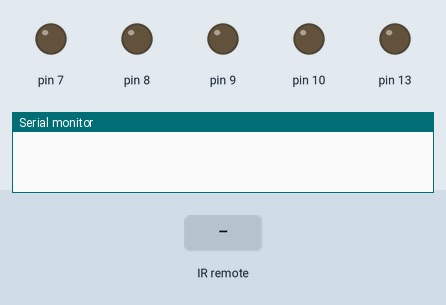
Recording of a sketch running on a simulated Arduino Uno, built with avr-gcc and run on an emulated ATmega328P. Parts: output pins drawn as LEDs (lit = HIGH), the last lines printed to the serial monitor. The test bench sets the inputs (shaded band).

Above: at 1.2 s.
1.3 s: infrared code 0xFF629D received
At 2.4 s:
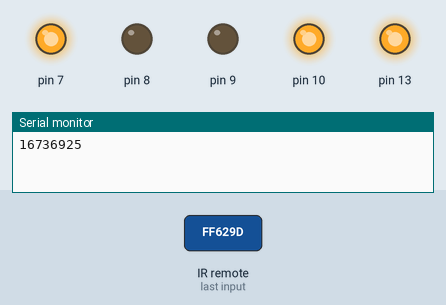
2.8 s: infrared code 0xFFA857 received
At 3.5 s:
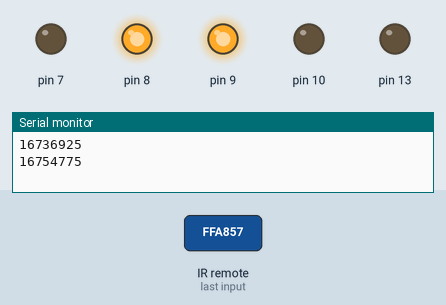
4.3 s: infrared code 0xFF22DD received
At 4.7 s:
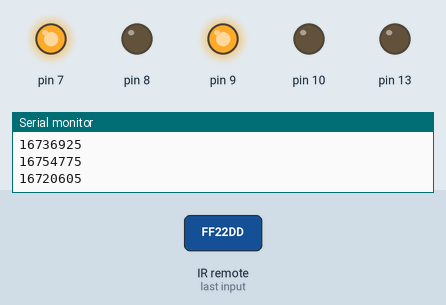
5.8 s: infrared code 0xFFC23D received
At 7.0 s:
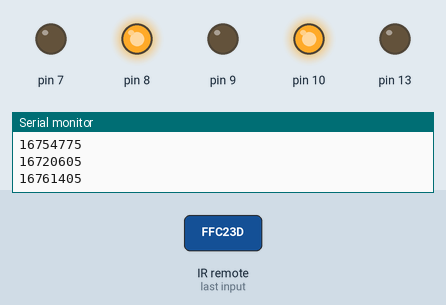
7.3 s: infrared code 0xFF02FD received
At 8.1 s:
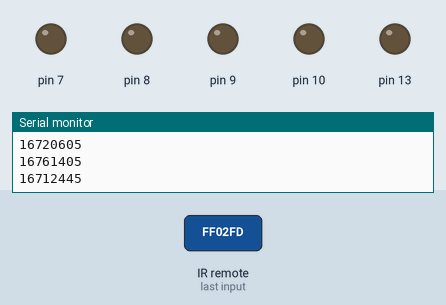
Timing chart, 0 to 9.8 s (numbered marks = the images above; inputs shaded):
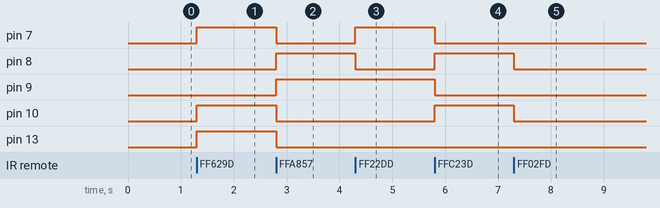

The sketch:

RoboCode.ino
```cpp
#include <IRremote.h> // подключаем библиотеку для IR приемника
int ang;
IRrecv irrecv(4); // указываем пин, к которому подключен IR приемник
decode_results results;

void Motor_F()
{
  digitalWrite(7, HIGH);  // направление вращения мотора 1
  digitalWrite(8, LOW );  // направление вращения мотора 1
  digitalWrite(10, HIGH); // направление вращения мотора 2
  digitalWrite(9 , LOW ); // направление вращения мотора 2
}

void Motor_S()
{
  digitalWrite(7 , LOW ); // направление вращения мотора 1
  digitalWrite(8 , LOW ); // направление вращения мотора 1
  digitalWrite(9 , LOW ); // направление вращения мотора 2
  digitalWrite(10, LOW ); // направление вращения мотора 2
}

void Motor_L()
{
  digitalWrite(7, HIGH);  // направление вращения мотора 1
  digitalWrite(8, LOW );  // направление вращения мотора 1
  digitalWrite(10, LOW ); // направление вращения мотора 2
  digitalWrite(9 , HIGH); // направление вращения мотора 2
}

void Motor_R()
{
  digitalWrite(7, LOW );  // направление вращения мотора 1
  digitalWrite(8, HIGH);  // направление вращения мотора 1
  digitalWrite(10,HIGH);  // направление вращения мотора 2
  digitalWrite(9 , LOW ); // направление вращения мотора 2
}

void Motor_B()
{
  digitalWrite(7, LOW );  // направление вращения мотора 1
  digitalWrite(8, HIGH);  // направление вращения мотора 1
  digitalWrite(10,LOW ); // направление вращения мотора 2
  digitalWrite(9 ,HIGH); // направление вращения мотора 2
}

void setup() {
   irrecv.enableIRIn();  // запускаем прием инфракрасного сигнала
   Serial.begin(9600);   // подключаем монитор порта
   pinMode(7,  OUTPUT);  // инициализация портов как выходов
   pinMode(8,  OUTPUT);
   pinMode(9,  OUTPUT);
   pinMode(10, OUTPUT);
   pinMode(13, OUTPUT); // пин 13 будет выходом (англ. «output»)
   ang=0;
}
void loop() {
   if (irrecv.decode(&results)) // если данные пришли выполняем команды
   {
      Serial.println(results.value); // отправляем полученные данные на порт
      if (results.value == 16736925) // Вперед
        {
           digitalWrite(13, HIGH);
           Motor_F();                // включить мотор 1 2 Вперед
        }
      if (results.value == 16754775) // Назад
        {
           digitalWrite(13, LOW);
           Motor_B();                // Назад
        }
     if (results.value == 16712445)  // Стоп
        {
           Motor_S();                // выключить мотор 1 2
        }
     if (results.value == 16720605)  // Лево
        {
           Motor_L();                //
        }
     if (results.value == 16761405)  // Право
        {
           Motor_R();                //
        }
     irrecv.resume(); // принимаем следующий сигнал на ИК приемнике
   }
}
```

Measured:
- after the input at 1.3 s, pin 7, pin 10, pin 13: LOW → HIGH at once
- after the input at 2.8 s, pin 7, pin 10, pin 13: HIGH → LOW at once; pin 8, pin 9: LOW → HIGH at once
- after the input at 4.3 s, pin 7: LOW → HIGH at once; pin 8: HIGH → LOW at once
- after the input at 5.8 s, pin 7, pin 9: HIGH → LOW at once; pin 8, pin 10: LOW → HIGH at once
- after the input at 7.3 s, pin 8, pin 10: HIGH → LOW at once
